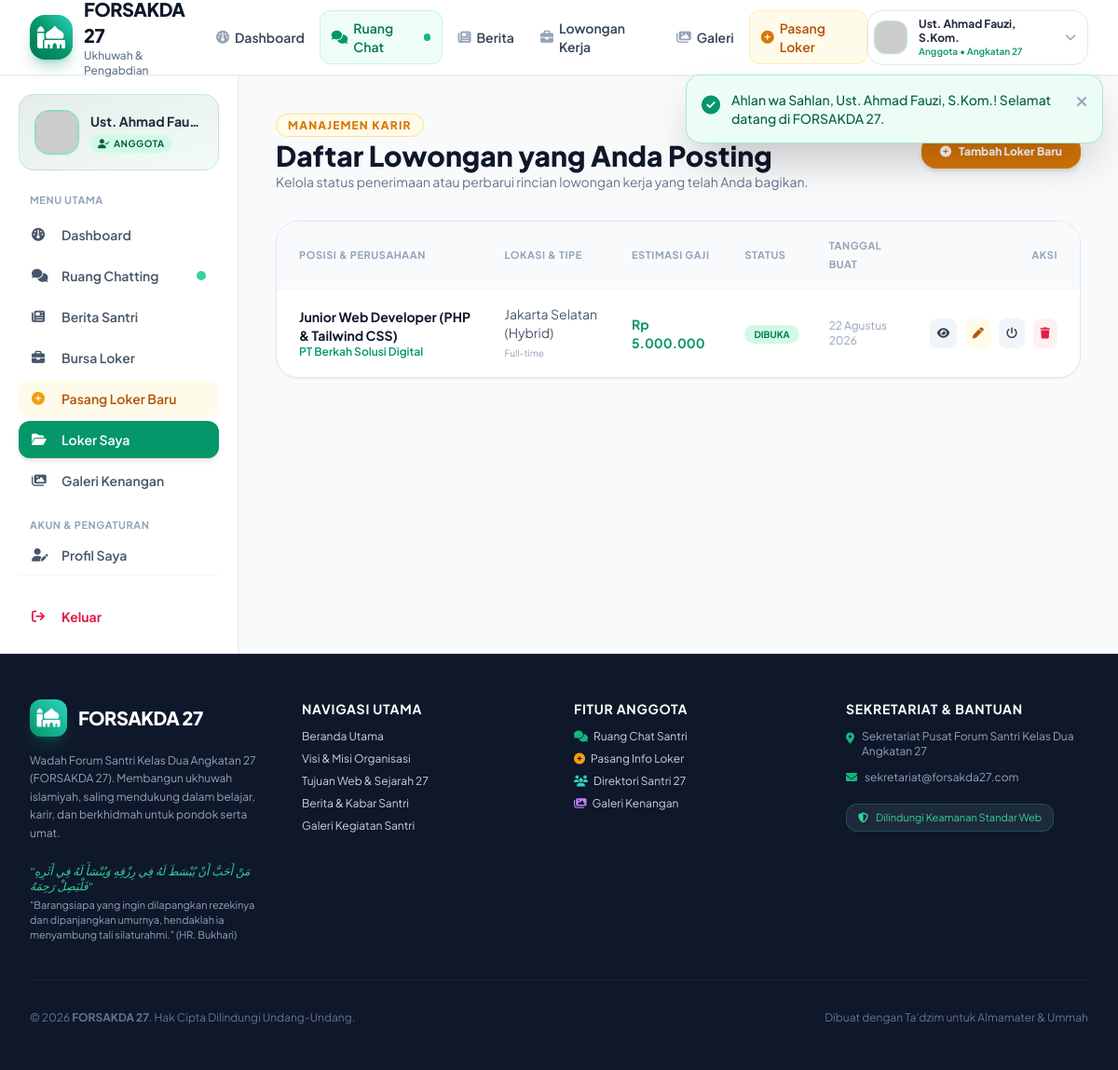
/views/member/loker-saya.php (signed in), run on the app's committed database.
### tables this page shows
CREATE TABLE IF NOT EXISTS `job_vacancies` (
  `id` INT AUTO_INCREMENT PRIMARY KEY,
  `user_id` INT NOT NULL,
  `posisi` VARCHAR(150) NOT NULL,
  `perusahaan` VARCHAR(150) NOT NULL,
  `lokasi` VARCHAR(100) NOT NULL,
  `tipe_pekerjaan` ENUM('Full-time', 'Part-time', 'Freelance', 'Internship/Magang', 'Remote') DEFAULT 'Full-time',
  `gaji_min` BIGINT NULL DEFAULT 0,
  `gaji_max` BIGINT NULL DEFAULT 0,
  `deskripsi` LONGTEXT NOT NULL,
  `kualifikasi` LONGTEXT NULL,
  `kontak_lamaran` VARCHAR(255) NOT NULL,
  `logo_perusahaan` VARCHAR(255) NULL,
  `status` ENUM('open', 'closed', 'pending') DEFAULT 'open',
  `created_at` DATETIME DEFAULT CURRENT_TIMESTAMP,
  `updated_at` DATETIME DEFAULT CURRENT_TIMESTAMP ON UPDATE CURRENT_TIMESTAMP,
  INDEX (`user_id`),
  INDEX (`status`),
  INDEX (`tipe_pekerjaan`)
);

### config/security.php (called while the page is built, shortened)
<?php
function e(?string $data): string {
    return htmlspecialchars($data, ENT_QUOTES | ENT_SUBSTITUTE, 'UTF-8');
}
function format_date_id(string $datetime, bool $withTime = true): string {
    $timestamp = strtotime($datetime);
    $bulan = [
        1 => 'Januari', 'Februari', 'Maret', 'April', 'Mei', 'Juni',
        'Juli', 'Agustus', 'September', 'Oktober', 'November', 'Desember'
    ];
    $d = date('j', $timestamp);
    $m = $bulan[(int)date('n', $timestamp)];
    $y = date('Y', $timestamp);
    return "$d $m $y";
}
function format_rupiah($number): string {
    return 'Rp ' . number_format($number, 0, ',', '.');
}

### views/member/loker-saya.php (the view, shortened to what this page needs)
<?php
require_once __DIR__ . '/../../includes/header.php';
$user = current_user();
$pdo = Database::getConnection();
$stmt = $pdo->prepare("SELECT * FROM job_vacancies WHERE user_id = :uid ORDER BY created_at DESC");
$stmt->execute([':uid' => $user['id']]);
$myJobs = $stmt->fetchAll();
?>
<div class="flex-1 flex flex-col md:flex-row bg-slate-50 dark:bg-slate-950">
    <?php require_once __DIR__ . '/../../includes/sidebar.php'; ?>
    <main class="flex-1 p-6 sm:p-10 space-y-8 overflow-y-auto">
        <div class="flex flex-col sm:flex-row sm:items-center justify-between gap-4">
            <div>
                <span class="text-xs font-extrabold uppercase tracking-widest text-amber-600 bg-amber-50 px-3 py-1 rounded-full border border-amber-200">
                    Manajemen Karir
                </span>
                <h1 class="text-2xl sm:text-3xl font-black text-slate-900 dark:text-white mt-1">
                    Daftar Lowongan yang Anda Posting
                </h1>
                <p class="text-slate-500 dark:text-slate-400 text-xs sm:text-sm">
                    Kelola status penerimaan atau perbarui rincian lowongan kerja yang telah Anda bagikan.
                </p>
            </div>
            <a href="<?php echo BASE_URL; ?>/views/member/loker-tambah.php" class="px-5 py-2.5 bg-amber-600 hover:bg-amber-500 text-white font-extrabold rounded-2xl shadow-md text-xs transition flex items-center gap-2">
                <i class="fa-solid fa-plus-circle"></i>
                <span>Tambah Loker Baru</span>
            </a>
        </div>
        <div class="bg-white dark:bg-slate-900 rounded-3xl border border-slate-200 dark:border-slate-800 shadow-sm overflow-hidden">
            <?php if (empty($myJobs)): ?>
                <div class="text-center py-16 text-slate-400 text-sm space-y-3">
                    <i class="fa-solid fa-folder-open text-4xl text-slate-300"></i>
                    <p>Anda belum memposting lowongan pekerjaan.</p>
                    <a href="<?php echo BASE_URL; ?>/views/member/loker-tambah.php" class="inline-block px-5 py-2 bg-amber-600 text-white rounded-xl text-xs font-bold hover:bg-amber-500">
                        Pasang Loker Sekarang
                    </a>
                </div>
            <?php else: ?>
                <div class="overflow-x-auto">
                    <table class="w-full text-left border-collapse text-xs sm:text-sm">
                        <thead>
                            <tr class="border-b border-slate-100 dark:border-slate-800 bg-slate-50 dark:bg-slate-800/60 text-slate-400 text-[11px] font-bold uppercase tracking-wider">
                                <th class="p-4 pl-6">Posisi & Perusahaan</th>
                                <th class="p-4">Lokasi & Tipe</th>
                                <th class="p-4">Estimasi Gaji</th>
                                <th class="p-4">Status</th>
                                <th class="p-4">Tanggal Buat</th>
                                <th class="p-4 pr-6 text-right">Aksi</th>
                            </tr>
                        </thead>
                        <tbody class="divide-y divide-slate-100 dark:divide-slate-800">
                            <?php foreach ($myJobs as $j): ?>
                                <tr class="hover:bg-slate-50/80 dark:hover:bg-slate-800/40 transition">
                                    <td class="p-4 pl-6">
                                        <p class="font-bold text-slate-900 dark:text-white"><?php echo e($j['posisi']); ?></p>
                                        <p class="text-xs text-brand-600 font-semibold"><?php echo e($j['perusahaan']); ?></p>
                                    </td>
                                    <td class="p-4 text-slate-600 dark:text-slate-300">
                                        <p><?php echo e($j['lokasi']); ?></p>
                                        <span class="text-[10px] text-slate-400"><?php echo e($j['tipe_pekerjaan']); ?></span>
                                    </td>
                                    <td class="p-4 font-bold text-emerald-600">
                                        <?php echo format_rupiah($j['gaji_min']); ?>
                                    </td>
                                    <td class="p-4">
                                        <?php if ($j['status'] === 'open'): ?>
                                            <span class="px-2.5 py-1 rounded-full text-[10px] font-bold uppercase bg-emerald-100 text-emerald-700">Dibuka</span>
                                        <?php else: ?>
                                            <span class="px-2.5 py-1 rounded-full text-[10px] font-bold uppercase bg-rose-100 text-rose-700">Ditutup</span>
                                        <?php endif; ?>
                                    </td>
                                    <td class="p-4 text-xs text-slate-400">
                                        <?php echo format_date_id($j['created_at'], false); ?>
                                    </td>
                                    <td class="p-4 pr-6 text-right space-x-1.5 whitespace-nowrap">
                                        <a href="<?php echo BASE_URL; ?>/views/public/loker-detail.php?id=<?php echo $j['id']; ?>" class="p-2 rounded-lg bg-slate-100 hover:bg-slate-200 text-slate-700 text-xs font-semibold inline-block" title="Lihat Tampilan Loker">
                                            <i class="fa-solid fa-eye"></i>
                                        </a>
                                        <a href="<?php echo BASE_URL; ?>/views/member/loker-edit.php?id=<?php echo $j['id']; ?>" class="p-2 rounded-lg bg-amber-50 hover:bg-amber-100 text-amber-700 text-xs font-semibold inline-block" title="Edit Loker">
                                            <i class="fa-solid fa-pen"></i>
                                        </a>
                                        <a href="<?php echo BASE_URL; ?>/actions/job_process.php?action=toggle_status&id=<?php echo $j['id']; ?>" class="p-2 rounded-lg bg-slate-100 hover:bg-slate-200 text-slate-700 text-xs font-semibold inline-block" title="Ubah Status Open/Closed">
                                            <i class="fa-solid fa-power-off"></i>
                                        </a>
                                        <a href="<?php echo BASE_URL; ?>/actions/job_process.php?action=delete&id=<?php echo $j['id']; ?>" onclick="return confirm('Apakah Anda yakin ingin menghapus lowongan ini?')" class="p-2 rounded-lg bg-rose-50 hover:bg-rose-100 text-rose-600 text-xs font-semibold inline-block" title="Hapus Loker">
                                            <i class="fa-solid fa-trash"></i>
                                        </a>
                                    </td>
                                </tr>
                            <?php endforeach; ?>
                        </tbody>
                    </table>
                </div>
            <?php endif; ?>
        </div>
    </main>
</div>
<?php require_once __DIR__ . '/../../includes/footer.php'; ?>

### assets/css/custom.css (style rules this page uses)
:root { --primary: #059669; --primary-dark: #064e3b; --accent: #d97706; }
body { font-family: 'Plus Jakarta Sans', -apple-system, BlinkMacSystemFont, 'Segoe UI', Roboto, sans-serif; }

### data on the page
job_vacancies: posisi "Junior Web Developer (PHP & Tailwind CSS)", perusahaan "PT Berkah Solusi Digital", lokasi "Jakarta Selatan (Hybrid)", tipe_pekerjaan "Full-time", gaji_min "Rp 5.000.000", status "DIBUKA", created_at "22 Agustus 2026"

### other printed values
$message "Ahlan wa Sahlan, Ust. Ahmad Fauzi, S.Kom.! Selamat datang di FORSAKDA 27."
$currentUser['nama'] "Ust. Ahmad Fauzi, S.Kom."
$currentUser['role'] "Anggota"
$user['nama'] "Ust. Ahmad Fau…"
$user['role'] "ANGGOTA"
APP_NAME "FORSAKDA 27"
